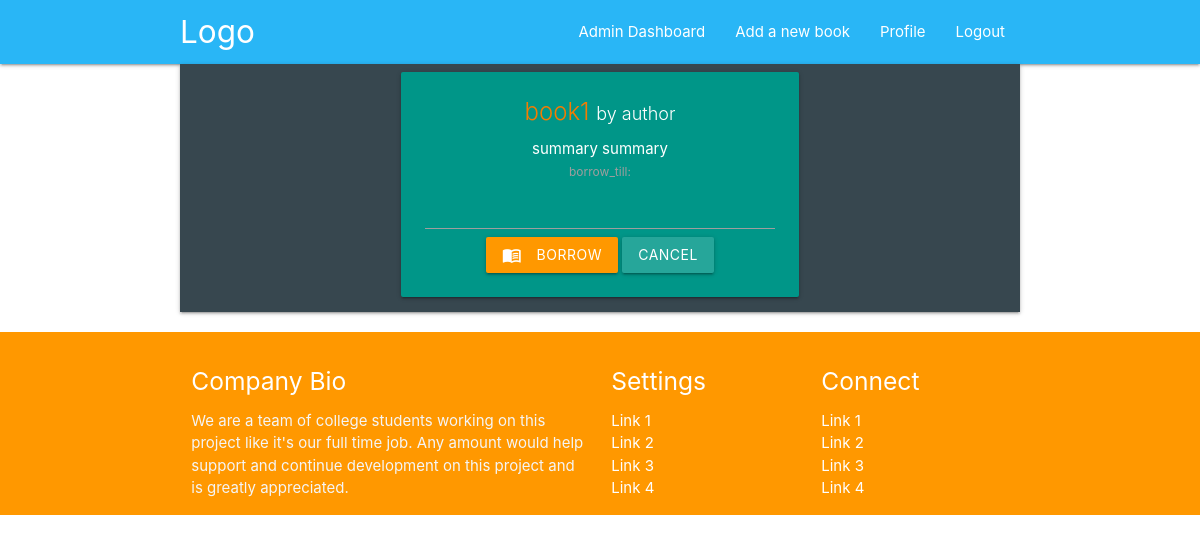
/book/2/borrow/ (signed in), run on the app's committed database.
### library/models.py (models this page shows, shortened)
class Book(models.Model):
	title = models.CharField(max_length=50)
	author = models.CharField(max_length=50)
	publisher = models.CharField(max_length=50)
	genre = models.CharField(max_length=50)
	summary = models.TextField()
	ISBN = models.BigIntegerField()
	location = models.CharField(max_length=50)
	availability = models.BooleanField()
	borrowed_until = models.DateField(blank=True, null=True)

### library/views.py (the view, shortened to what this page needs)
# urls.py: path('book/<int:pk>/borrow/', views.borrow, name='book_borrow'),
@login_required()
def borrow(request, pk):
	form = BorrowBookForm()
	book = Book.objects.get(pk=pk)
	return render(request, 'library/book_borrow_form.html', {'form': form, 'book': book})

### library/forms.py
class BorrowBookForm(forms.Form):
	borrow_till = forms.DateField(label='borrow_till')

### library/templatetags/library_extras.py (called while the page is built)
@register.filter(name='has_group')
def has_group(value, arg):
	for group in value.groups.all():
		if group.name == arg:
			return True
	return False

### library/templates/library/book_borrow_form.html (shortened to what this page needs)
{% extends "library/base.html" %}
{% load materializecss %}
{% load library_extras %}
{% block content %}
	<div class="container blue-grey darken-3 z-depth-1 white-text">
		<div class="row center">
			<div class="col s12 m6 offset-m3">
				<div class="card teal">
					<div class="card-content">
						<span class="card-title">
							<a class="orange-text text-darken-2" href="{% url 'book_detail' book.id %}">{{ book.title }}</a>
							<small>by {{ book.author }}</small>
						</span>
						<p>
							{{ book.summary }}
						</p>
						<form method="post">
							{{ form|materializecss }}
							<button type="submit" class="btn waves-effect waves-light orange">
								Borrow
								<i class="material-icons left">menu_book</i>
							</button>
							<a class="btn waves-effect waves-light" href="{% url 'book_detail' book.id %}">cancel</a>
						</form>
					</div>
				</div>
			</div>
		</div>
	</div>
{% endblock %}

### data on the page
Book: title "book1", author "author", summary "summary summary"
